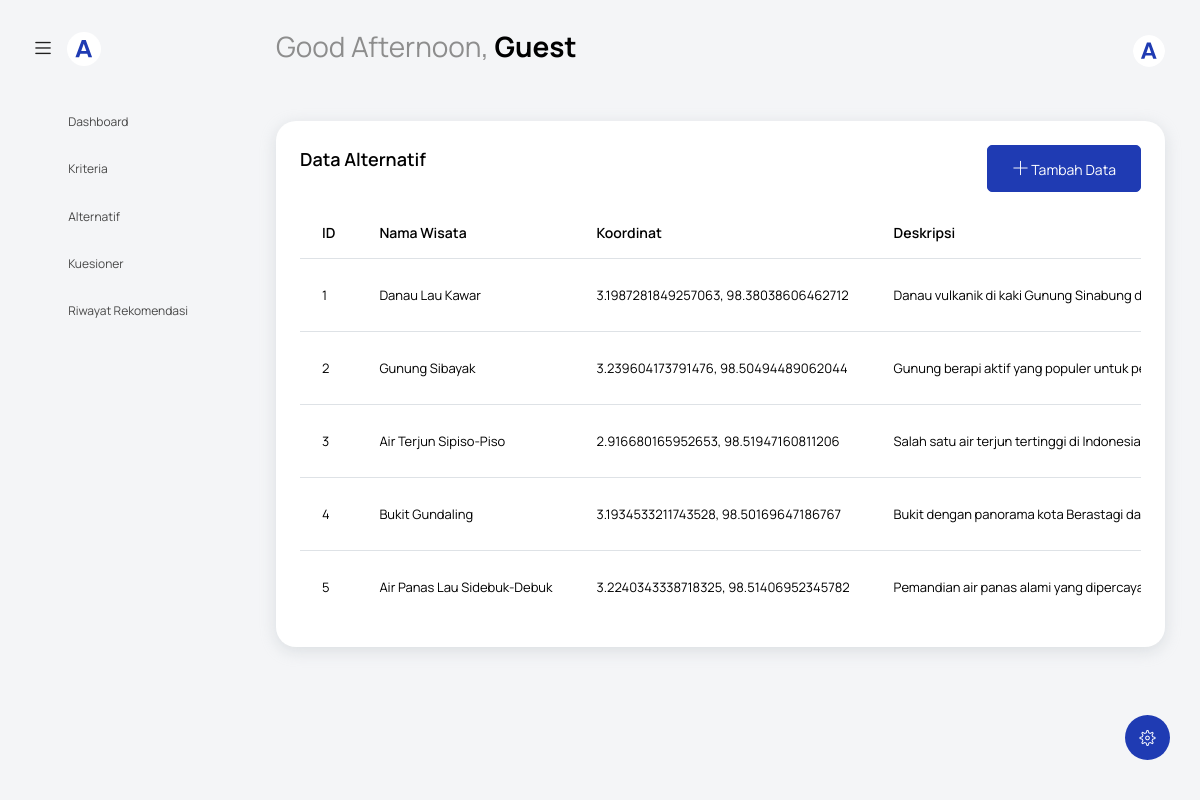
The page /alternatif.php on the database its author committed.
### tables this page shows
CREATE TABLE `alternatif` (
  `id_alternatif` int NOT NULL,
  `nama_wisata` varchar(255) NOT NULL,
  `koordinat` varchar(100) NOT NULL,
  `deskripsi` text,
  `foto` varchar(255) DEFAULT NULL,
  `url` text NOT NULL
);

### alternatif.php (the view, shortened to what this page needs)
<?php include('template/header.php'); ?>
<body class="with-welcome-text">
    <div class="container-scroller">
        <?php include 'template/navbar.php' ?>
        <div class="container-fluid page-body-wrapper">
            <?php include 'template/setting_panel.php'; ?>
            <?php include 'template/sidebar.php'; ?>
            <div class="main-panel">
                <div class="content-wrapper">
                    <div class="row">
                        <div class="col-sm-12">
                            <div class="card">
                                <div class="card-body">
                                    <div class="d-flex justify-content-between align-items-center mb-3">
                                        <h4 class="card-title">Data Alternatif</h4>
                                        <button class="btn btn-primary" data-bs-toggle="modal" data-bs-target="#modalTambahAlternatif">
                                            <i class="ti-plus"></i> Tambah Data
                                        </button>
                                    </div>
                                    <div class="table-responsive">
                                        <table class="table table-hover">
                                            <thead>
                                                <tr>
                                                    <th>ID</th>
                                                    <th>Nama Wisata</th>
                                                    <th>Koordinat</th>
                                                    <th>Deskripsi</th>
                                                </tr>
                                            </thead>
                                            <tbody>
                                                <?php
                                                include 'koneksi.php';
                                                $query = "SELECT * FROM alternatif";
                                                $result = mysqli_query($koneksi, $query);
                                                if (mysqli_num_rows($result) > 0) {
                                                    while ($row = mysqli_fetch_assoc($result)) {
                                                        echo "<tr>
                <td>{$row['id_alternatif']}</td>
                <td>{$row['nama_wisata']}</td>
                <td>{$row['koordinat']}</td>
                <td>{$row['deskripsi']}</td>
                <td>
                  " . (!empty($row['foto']) ?
                                                            "<a href='#' data-bs-toggle='modal' data-bs-target='#imageModal' onclick='showImage(\"foto_wisata/{$row['foto']}\")'>
                    <img src='foto_wisata/{$row['foto']}' width='50' class='img-thumbnail'>
                  </a>"
                                                            : "Tidak ada foto") . "
                </td>
                <td><a href='{$row['url']}' target='_blank' class='btn btn-info btn-sm'><i class='ti-location-pin'></i> Lihat Lokasi</a></td>
                <td>
                  <button class='btn btn-warning btn-sm' data-bs-toggle='modal' data-bs-target='#modalEditAlternatif{$row['id_alternatif']}'>
                    <i class='ti-pencil'></i>
                  </button>
                  <a href='crud/hapus-alternatif.php?id={$row['id_alternatif']}' class='btn btn-danger btn-sm' onclick='return confirm(\"Yakin ingin menghapus?\")'>
                    <i class='ti-trash'></i>
                  </a>
                </td>
              </tr>";
                                                    }
                                                } else {
                                                    echo "<tr><td colspan='7' class='text-center'>Tidak ada data tersedia</td></tr>";
                                                }
                                                ?>
                                            </tbody>
                                        </table>
                                    </div>
                                </div>
                            </div>
                        </div>
                    </div>
                </div>
            </div>
        </div>
    </div>
</body>
</html>

### rows shown on the page
alternatif: id_alternatif "1", nama_wisata "Danau Lau Kawar", koordinat "3.1987281849257063, 98.38038606462712", deskripsi "Danau vulkanik di kaki Gunung Sinabung…"
alternatif: id_alternatif "2", nama_wisata "Gunung Sibayak", koordinat "3.239604173791476, 98.50494489062044", deskripsi "Gunung berapi aktif yang populer untuk…"
alternatif: id_alternatif "3", nama_wisata "Air Terjun Sipiso-Piso", koordinat "2.916680165952653, 98.51947160811206", deskripsi "Salah satu air terjun tertinggi di Indonesia…"
alternatif: id_alternatif "4", nama_wisata "Bukit Gundaling", koordinat "3.1934533211743528, 98.50169647186767", deskripsi "Bukit dengan panorama kota Berastagi…"
alternatif: id_alternatif "5", nama_wisata "Air Panas Lau Sidebuk-Debuk", koordinat "3.2240343338718325, 98.51406952345782", deskripsi "Pemandian air panas alami yang…"

### other values the page prints
getGreeting() "Good Afternoon"
$username "Guest"
$item['title'] "Dashboard"
$item['title'] "Kriteria"
$item['title'] "Alternatif"
$item['title'] "Kuesioner"
$item['title'] "Riwayat Rekomendasi"
